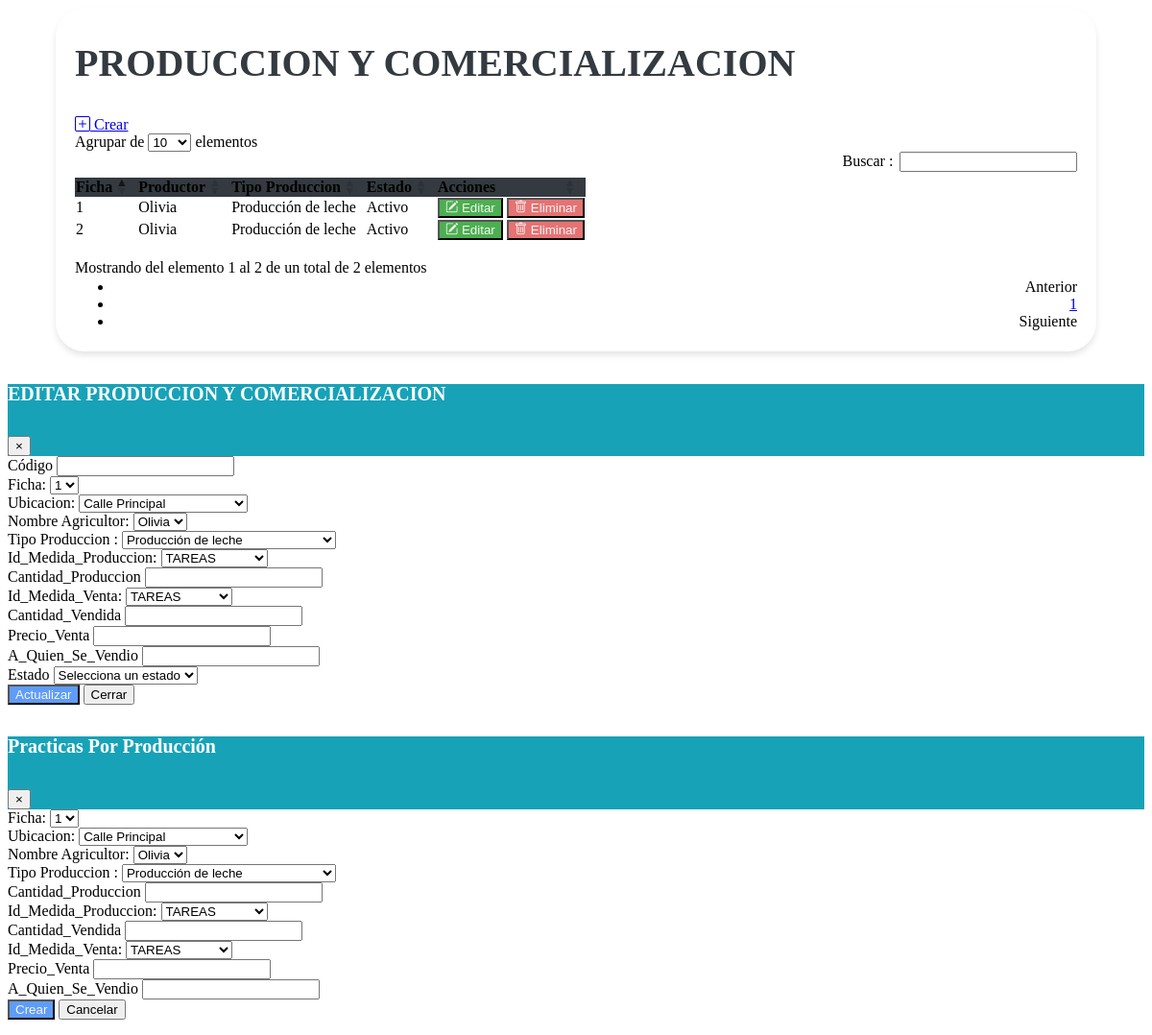
The page /vistas/Mantenimiento_Produccion_Comercializacion.php on the database its author committed.
### tables this page shows
CREATE TABLE `tbl_produccion_comercializacion` (
  `Id_Produccion_Comercio` bigint(20) NOT NULL,
  `Id_Ficha` bigint(20) DEFAULT NULL,
  `Id_Ubicacion` bigint(20) DEFAULT NULL,
  `Id_Productor` bigint(20) DEFAULT NULL,
  `Id_Tipo_Produccion` bigint(20) DEFAULT NULL,
  `Cantidad_Produccion` decimal(10,2) DEFAULT NULL,
  `Id_Medida_Produccion` bigint(20) DEFAULT NULL,
  `Cantidad_Vendida` decimal(10,2) DEFAULT NULL,
  `Id_Medida_Venta` bigint(20) DEFAULT NULL,
  `Precio_Venta` decimal(10,2) DEFAULT NULL,
  `A_Quien_Se_Vendio` varchar(255) DEFAULT NULL,
  `Creado_Por` varchar(255) DEFAULT NULL,
  `Fecha_Creacion` timestamp NOT NULL DEFAULT current_timestamp(),
  `Modificado_Por` varchar(255) DEFAULT NULL,
  `Fecha_Modificacion` timestamp NOT NULL DEFAULT current_timestamp() ON UPDATE current_timestamp(),
  `estado` enum('A','I') DEFAULT 'A'
);

CREATE TABLE `tbl_productor` (
  `id_ficha` varchar(50) DEFAULT NULL,
  `id_productor` bigint(20) NOT NULL,
  `primer_nombre` varchar(255) DEFAULT NULL,
  `segundo_nombre` varchar(255) DEFAULT NULL,
  `primer_apellido` varchar(255) DEFAULT NULL,
  `segundo_apellido` varchar(255) DEFAULT NULL,
  `identificacion` bigint(20) DEFAULT NULL,
  `fecha_nacimiento` date DEFAULT NULL,
  `genero` varchar(10) DEFAULT NULL,
  `estado_civil` varchar(20) DEFAULT NULL,
  `nivel_escolaridad` varchar(50) DEFAULT NULL,
  `ultimo_grado_escolar_aprobado` varchar(50) DEFAULT NULL,
  `telefono_1` int(11) DEFAULT NULL,
  `telefono_2` int(11) DEFAULT NULL,
  `telefono_3` int(11) DEFAULT NULL,
  `email_1` varchar(255) DEFAULT NULL,
  `email_2` varchar(255) DEFAULT NULL,
  `email_3` varchar(255) DEFAULT NULL,
  `descripcion` text DEFAULT NULL,
  `creado_por` varchar(25) DEFAULT NULL,
  `fecha_creacion` timestamp NOT NULL DEFAULT current_timestamp() ON UPDATE current_timestamp(),
  `modificado_por` varchar(25) DEFAULT NULL,
  `fecha_modificacion` timestamp NOT NULL DEFAULT current_timestamp(),
  `estado` enum('A','I') DEFAULT NULL
);

CREATE TABLE `tbl_tipo_produccion` (
  `id_tipo_produccion` bigint(20) NOT NULL,
  `tipo_produccion` varchar(255) DEFAULT NULL,
  `descripcion` text DEFAULT NULL,
  `creado_por` varchar(255) DEFAULT NULL,
  `fecha_creacion` timestamp NOT NULL DEFAULT current_timestamp() ON UPDATE current_timestamp(),
  `modificado_por` varchar(255) DEFAULT NULL,
  `fecha_modificacion` timestamp NOT NULL DEFAULT current_timestamp() ON UPDATE current_timestamp(),
  `estado` enum('ACTIVO','INACTIVO','','') DEFAULT NULL
);

### vistas/Mantenimiento_Produccion_Comercializacion.php (the view, shortened to what the rows shown need)
<link href="https://cdn.jsdelivr.net/npm/bootstrap-icons@1.10.0/font/bootstrap-icons.css" rel="stylesheet">
<link rel="stylesheet" href="assets/css/estilos.css">
    <link rel="stylesheet" href="https://cdn.datatables.net/1.10.20/css/dataTables.bootstrap4.min.css">
<div class="containertable">
    <div class="d-flex justify-content-between align-items-end mb-4">
        <div>
            <h1 class="poppins-font mb-2">PRODUCCION Y COMERCIALIZACION</h1>
            <br>
        </div>
    </div>
    <div class="table-responsive">
    <table id="tablax" class="table table-hover">
            <thead class="table-dark text-center" style="background-color: #343A40;">
                <tr>
                    <th scope="col">Ficha</th>
                    <th scope="col">Productor</th>
                    <th scope="col">Tipo Produccion</th>
                    <th scope="col">Estado</th>
                    <th scope="col">Acciones</th>
                </tr>
            </thead>
            <tbody class="text-center">
                <?php
                include "../php/conexion_be.php";
                $sql = $conexion->query("SELECT
                PC.*,
                TP.tipo_produccion,
                P.primer_nombre,
                F.id_ficha
            FROM
                tbl_produccion_comercializacion PC
                INNER JOIN tbl_tipo_produccion TP ON PC.Id_Tipo_Produccion = TP.id_tipo_produccion
                INNER JOIN tbl_productor P ON PC.Id_Productor = P.id_productor
                INNER JOIN fichas F ON PC.Id_Ficha = F.id_ficha;
            ");
                while ($datos = $sql->fetch_object()) { ?>
                    <tr>
                        <td><?= $datos->Id_Ficha ?></td>
                        <td><?= $datos->primer_nombre ?></td>
                        <td><?= $datos->tipo_produccion ?></td>
                        <td><?php
                            if ($datos->estado == "A") {
                                echo '<span class="badge bg-success">Activo</span>';
                            } else {
                                echo '<span class="badge bg-danger">Inactivo</span>';
                            }
                            ?></td>
                        <td>
                            <button type="button" class="btn btn-editar" data-toggle="modal" data-target="#modalEditar" onclick="abrirModalEditar('<?= $datos->Id_Produccion_Comercio ?>', '<?= $datos->Id_Ficha ?>', '<?= $datos->Id_Ubicacion ?>', '<?= $datos->Id_Productor ?>','<?= $datos->Id_Tipo_Produccion ?>','<?= $datos->Cantidad_Produccion ?>', '<?= $datos->Id_Medida_Produccion ?>','<?= $datos->Cantidad_Vendida ?>','<?= $datos->Id_Medida_Venta ?>', '<?= $datos->Precio_Venta ?>','<?= $datos->A_Quien_Se_Vendio ?>', '<?= $datos->estado ?>')">
                                <i class="bi bi-pencil-square"></i>
                                Editar
                            </button>
                            <form id="deleteForm" method="POST" action="modelos/eliminar_produccion_comercializacion.php" style="display: inline;">
                                <button type="submit" class="btn btn-eliminar">
                                    <i class="bi bi-trash"></i>
                                    Eliminar
                                </button>
                            </form>
                        </td>
                    </tr>
                <?php }
                ?>
            </tbody>
        </table>
    </div>
</div>

### rows shown on the page
tbl_produccion_comercializacion: Id_Ficha "1", Id_Productor.primer_nombre "Olivia", Id_Tipo_Produccion.tipo_produccion "Producción de leche", estado "Activo"
tbl_produccion_comercializacion: Id_Ficha "2", Id_Productor.primer_nombre "Olivia", Id_Tipo_Produccion.tipo_produccion "Producción de leche", estado "Activo"

### other values the page prints
form field Id_Ficha "1"
form field Id_Ubicacion "Calle Principal"
form field Id_Productor "Olivia"
form field Id_Tipo_Produccion "Producción de leche"
form field Id_Medida_Produccion "TAREAS"
form field Id_Medida_Venta "TAREAS"
